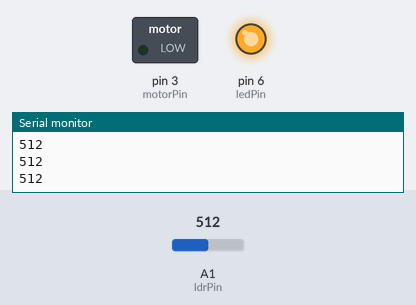
Bench run of a sketch on a simulated Arduino Uno, built with avr-gcc and run on an emulated ATmega328P. Parts: switched loads named in the sketch (green lamp = pin HIGH), output pins drawn as LEDs (lit = HIGH), the last lines printed to the serial monitor. The test bench sets the inputs (shaded band); at power-on: A1 (ldrPin) = 512.

Above: at 1.2 s.
1.3 s: A1 (ldrPin) set to 743
2.8 s: A1 (ldrPin) set to 758
At 3.5 s:
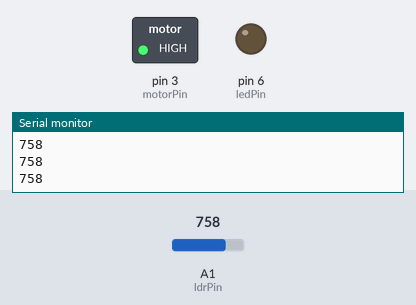
4.3 s: A1 (ldrPin) set to 740
At 4.7 s:
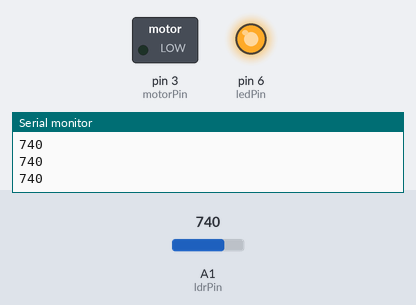
5.8 s: A1 (ldrPin) set to 760
At 7.1 s:
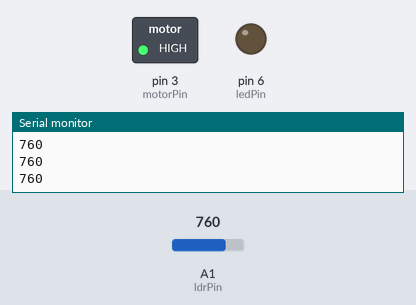
Timing chart, 0 to 8.3 s (numbered marks = the images above; inputs shaded):
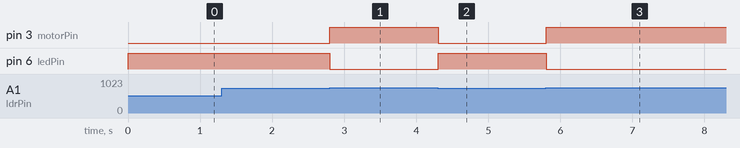

The sketch:

oneWheeledrobot.ino
```cpp
/*
 * Judy's One Wheeled Robot
 *
 * behavior:
 * when it's light, LED is off and motor is on
 * when it's dark, LED is on and motor off
*/

// motor
const int motorPin = 3;


// light sensor
const int ldrPin = A1;

// LED
const int ledPin = 6;

void setup()
{
	// Set the mode of the digital pins to outputs to drive the motors
	// (the analog inputs are automatically inputs and so don’t need to be set)
	pinMode( motorPin , OUTPUT );
	pinMode( ledPin , OUTPUT );
	Serial.begin(9600);
}

void loop()
{

	int ldrValue = (analogRead(ldrPin));
  Serial.print( ldrValue );
  Serial.println();

  if ( ldrValue > 750 )
  {
    digitalWrite( ledPin, LOW );
    digitalWrite( motorPin, HIGH );
  }

  else
  {
    digitalWrite( ledPin, HIGH );
    digitalWrite( motorPin, LOW );
  }

  delay (10);

}
```

Measured:
- the behaviour switches between 750 and 751 on A1 (ldrPin) (found by bisection; images 0 and 1)
- after the input at 2.8 s, pin 3 (motorPin): LOW → HIGH at once; pin 6 (ledPin): HIGH → LOW at once
- after the input at 4.3 s, pin 3 (motorPin): HIGH → LOW at once; pin 6 (ledPin): LOW → HIGH at once
- after the input at 5.8 s, pin 3 (motorPin): LOW → HIGH at once; pin 6 (ledPin): HIGH → LOW at once
